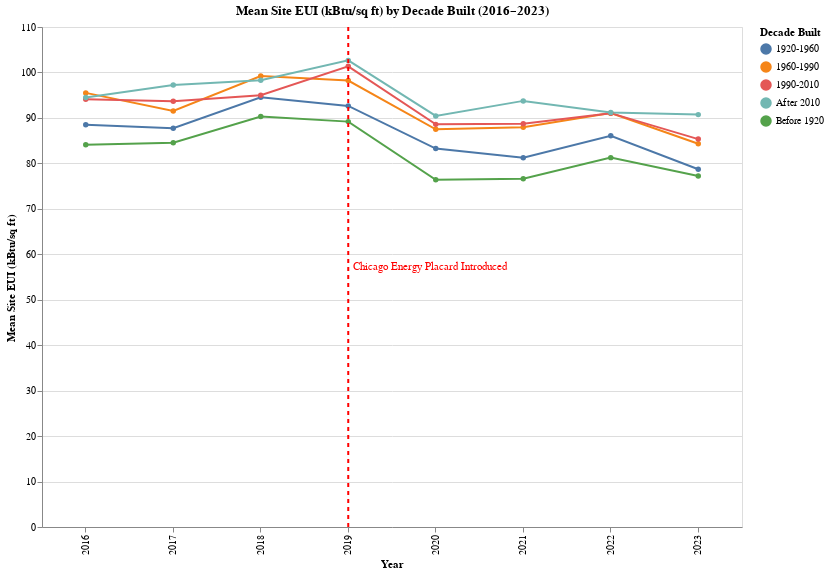

The cell this chart's notebook holds for it:
### Markdown cell above
# Visualizations

### Code cell
chart = plot_metric_by_property(
    df=energy_df,
    metric_col="Site EUI (kBtu/sq ft)",
    property_col="Decade Built",
    agg_func=pd.Series.mean,
    year_col="Data Year",
    marker_year=2019,
    width=700,
    height=500,
)

chart

### Figure 1 — Vega-Lite specification as saved in the notebook (floating-point values rounded to 4 significant figures)
{"config": {"view": {"continuousWidth": 300, "continuousHeight": 300}}, "layer": [{"data": {"name": "data-0136002f05fc370d5b3431b0e9f83314"}, "mark": {"type": "line", "point": true}, "encoding": {"color": {"field": "Decade Built", "title": "Decade Built", "type": "nominal"}, "tooltip": [{"field": "Decade Built", "title": "Decade Built", "type": "ordinal"}, {"field": "Data Year", "title": "Year", "type": "quantitative"}, {"field": "Aggregated_Metric", "format": ".2f", "title": "Mean Site EUI (kBtu/sq ft)", "type": "quantitative"}], "x": {"field": "Data Year", "sort": "ascending", "title": "Year", "type": "ordinal"}, "y": {"field": "Aggregated_Metric", "title": "Mean Site EUI (kBtu/sq ft)", "type": "quantitative"}}, "name": "view_1"}, {"data": {"name": "data-0c454f3f83ff251380041a7c1dc9c76c"}, "mark": {"type": "rule", "color": "red", "size": 2, "strokeDash": [4, 4]}, "encoding": {"x": {"field": "Data Year", "type": "ordinal"}}}, {"data": {"name": "data-59d4f649ef26394b53c706eca5efd7c6"}, "mark": {"type": "text", "align": "left", "baseline": "bottom", "color": "red", "dx": 5, "dy": -5}, "encoding": {"text": {"field": "label", "type": "nominal"}, "x": {"field": "Data Year", "type": "ordinal"}}}], "height": 500, "params": [{"name": "param_1", "select": {"type": "interval", "encodings": ["x", "y"]}, "bind": "scales", "views": ["view_1"]}], "title": "Mean Site EUI (kBtu/sq ft) by Decade Built (2016–2023)", "width": 700, "$schema": "https://vega.github.io/schema/vega-lite/v5.20.1.json", "datasets": {"data-0136002f05fc370d5b3431b0e9f83314": [{"Data Year": 2016, "Decade Built": "Before 1920", "Aggregated_Metric": 84.1}, {"Data Year": 2016, "Decade Built": "1920-1960", "Aggregated_Metric": 88.48}, {"Data Year": 2016, "Decade Built": "1960-1990", "Aggregated_Metric": 95.5}, {"Data Year": 2016, "Decade Built": "1990-2010", "Aggregated_Metric": 94.11}, {"Data Year": 2016, "Decade Built": "After 2010", "Aggregated_Metric": 94.51}, {"Data Year": 2017, "Decade Built": "Before 1920", "Aggregated_Metric": 84.55}, {"Data Year": 2017, "Decade Built": "1920-1960", "Aggregated_Metric": 87.75}, {"Data Year": 2017, "Decade Built": "1960-1990", "Aggregated_Metric": 91.51}, {"Data Year": 2017, "Decade Built": "1990-2010", "Aggregated_Metric": 93.69}, {"Data Year": 2017, "Decade Built": "After 2010", "Aggregated_Metric": 97.23}, {"Data Year": 2018, "Decade Built": "Before 1920", "Aggregated_Metric": 90.32}, {"Data Year": 2018, "Decade Built": "1920-1960", "Aggregated_Metric": 94.52}, {"Data Year": 2018, "Decade Built": "1960-1990", "Aggregated_Metric": 99.21}, {"Data Year": 2018, "Decade Built": "1990-2010", "Aggregated_Metric": 95.01}, {"Data Year": 2018, "Decade Built": "After 2010", "Aggregated_Metric": 98.31}, {"Data Year": 2019, "Decade Built": "Before 1920", "Aggregated_Metric": 89.18}, {"Data Year": 2019, "Decade Built": "1920-1960", "Aggregated_Metric": 92.65}, {"Data Year": 2019, "Decade Built": "1960-1990", "Aggregated_Metric": 98.21}, {"Data Year": 2019, "Decade Built": "1990-2010", "Aggregated_Metric": 101.4}, {"Data Year": 2019, "Decade Built": "After 2010", "Aggregated_Metric": 102.7}, {"Data Year": 2020, "Decade Built": "Before 1920", "Aggregated_Metric": 76.38}, {"Data Year": 2020, "Decade Built": "1920-1960", "Aggregated_Metric": 83.25}, {"Data Year": 2020, "Decade Built": "1960-1990", "Aggregated_Metric": 87.5}, {"Data Year": 2020, "Decade Built": "1990-2010", "Aggregated_Metric": 88.58}, {"Data Year": 2020, "Decade Built": "After 2010", "Aggregated_Metric": 90.43}, {"Data Year": 2021, "Decade Built": "Before 1920", "Aggregated_Metric": 76.63}, {"Data Year": 2021, "Decade Built": "1920-1960", "Aggregated_Metric": 81.26}, {"Data Year": 2021, "Decade Built": "1960-1990", "Aggregated_Metric": 87.95}, {"Data Year": 2021, "Decade Built": "1990-2010", "Aggregated_Metric": 88.71}, {"Data Year": 2021, "Decade Built": "After 2010", "Aggregated_Metric": 93.74}, {"Data Year": 2022, "Decade Built": "Before 1920", "Aggregated_Metric": 81.26}, {"Data Year": 2022, "Decade Built": "1920-1960", "Aggregated_Metric": 86.07}, {"Data Year": 2022, "Decade Built": "1960-1990", "Aggregated_Metric": 91.05}, {"Data Year": 2022, "Decade Built": "1990-2010", "Aggregated_Metric": 91.04}, {"Data Year": 2022, "Decade Built": "After 2010", "Aggregated_Metric": 91.21}, {"Data Year": 2023, "Decade Built": "Before 1920", "Aggregated_Metric": 77.2}, {"Data Year": 2023, "Decade Built": "1920-1960", "Aggregated_Metric": 78.7}, {"Data Year": 2023, "Decade Built": "1960-1990", "Aggregated_Metric": 84.33}, {"Data Year": 2023, "Decade Built": "1990-2010", "Aggregated_Metric": 85.34}, {"Data Year": 2023, "Decade Built": "After 2010", "Aggregated_Metric": 90.72}], "data-0c454f3f83ff251380041a7c1dc9c76c": [{"Data Year": 2019}], "data-59d4f649ef26394b53c706eca5efd7c6": [{"Data Year": 2019, "label": "Chicago Energy Placard Introduced"}]}}
